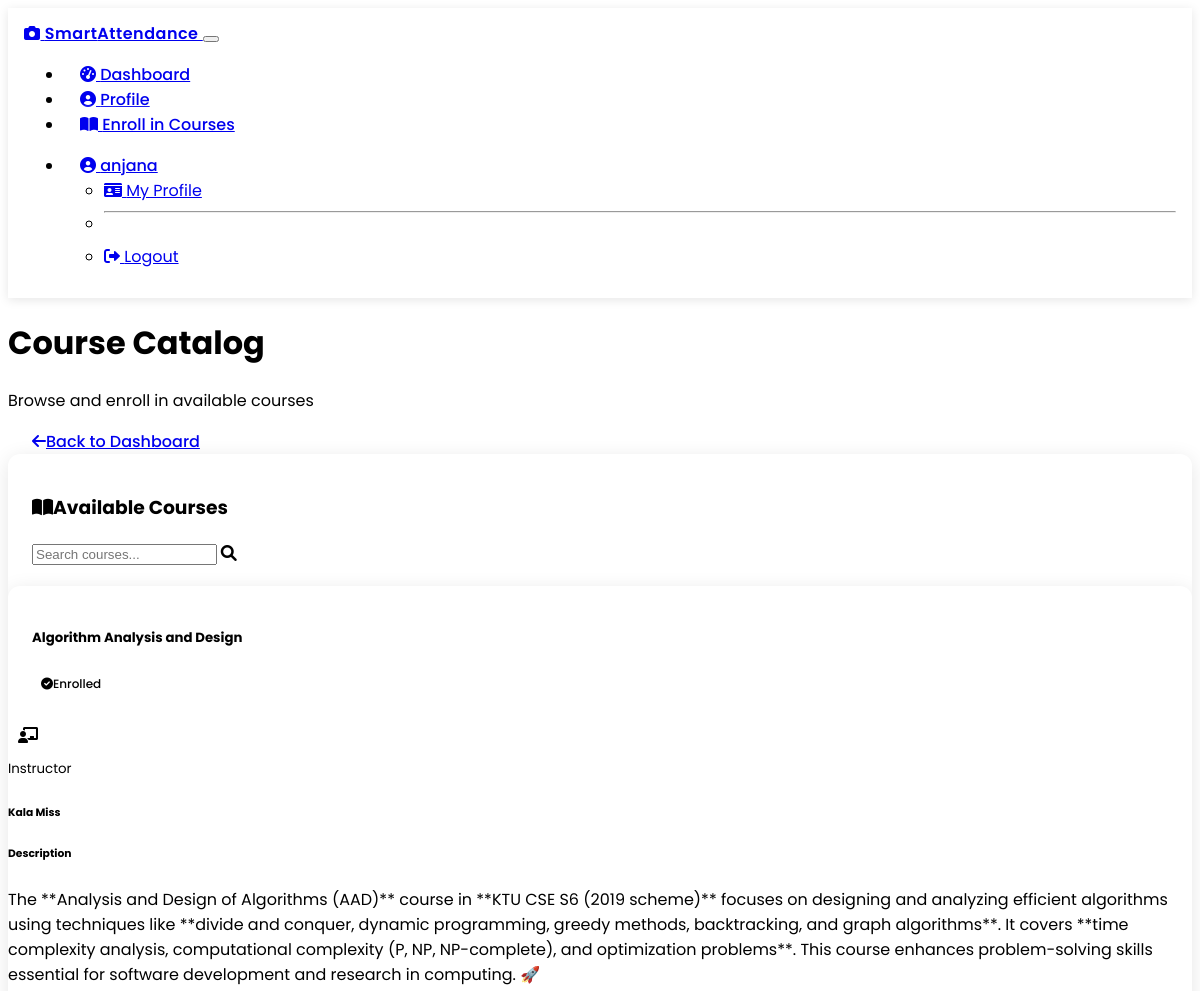
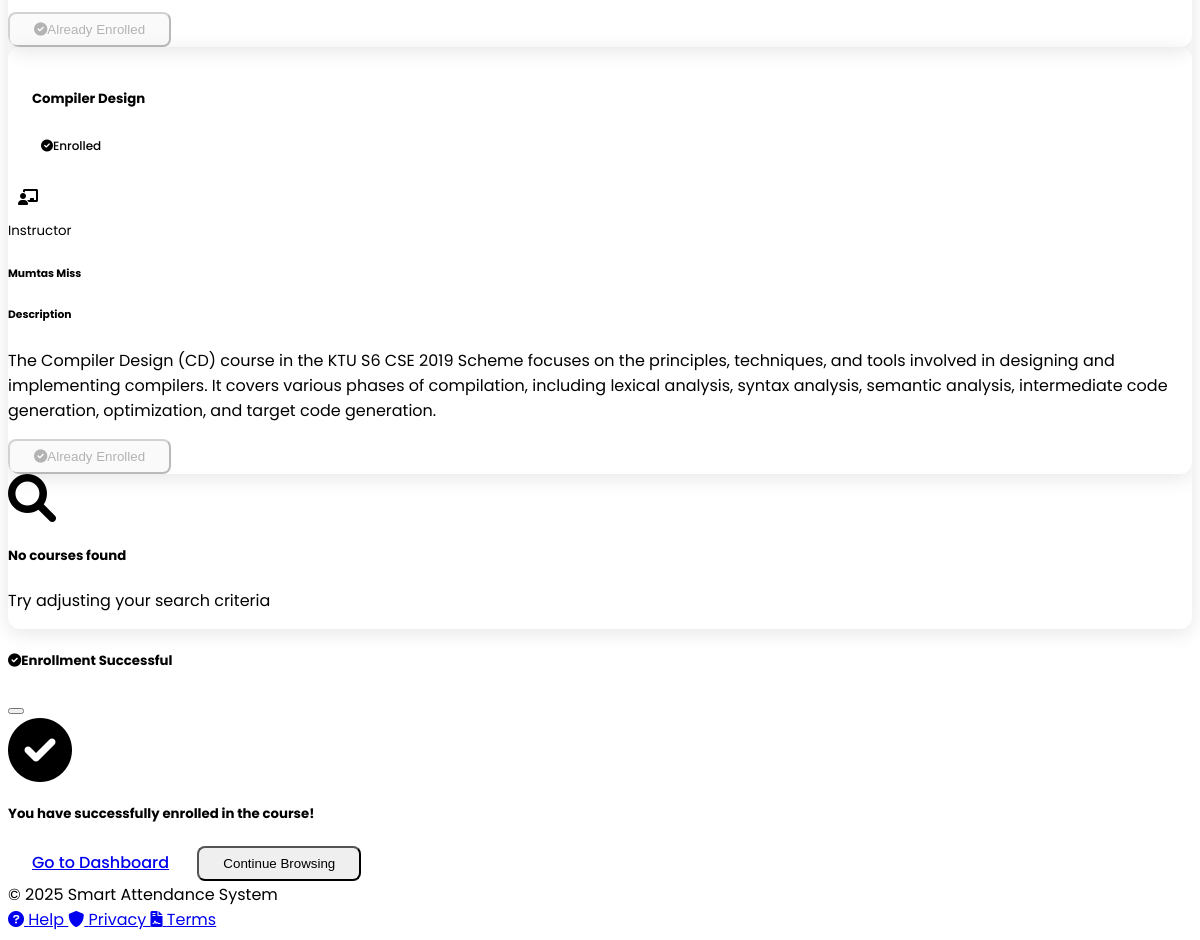
Screenshot of /student/browse_courses (signed in) with the database file from the repository (2 pictures, top to bottom).
### models.py (models this page shows, shortened)
class User(UserMixin, db.Model):
    id = db.Column(db.Integer, primary_key=True)
    username = db.Column(db.String(64), unique=True, nullable=False)
    email = db.Column(db.String(120), unique=True, nullable=False)
    password_hash = db.Column(db.String(256), nullable=False)
    role = db.Column(db.String(20), nullable=False)  # 'student' or 'teacher'
    student_info = db.relationship('Student', uselist=False, back_populates='user', cascade="all, delete-orphan")
    teacher_info = db.relationship('Teacher', uselist=False, back_populates='user', cascade="all, delete-orphan")

class Course(db.Model):
    id = db.Column(db.Integer, primary_key=True)
    name = db.Column(db.String(100), nullable=False)
    description = db.Column(db.Text, nullable=True)
    teacher_id = db.Column(db.Integer, db.ForeignKey('teacher.id'), nullable=False)
    teacher = db.relationship('Teacher', back_populates='courses')
    students = db.relationship('StudentCourse', back_populates='course', cascade="all, delete-orphan")
    attendances = db.relationship('Attendance', back_populates='course', cascade="all, delete-orphan")

### routes.py (the view)
    @app.route('/student/browse_courses')
    @login_required
    def browse_courses():
        if current_user.role != 'student':
            flash('Access denied. Students only.', 'danger')
            return redirect(url_for('index'))
        student = Student.query.filter_by(user_id=current_user.id).first()
        all_courses = Course.query.all()
        enrolled_course_ids = set(enrollment.course_id for enrollment in
                              StudentCourse.query.filter_by(student_id=student.id).all())
        available_courses = []
        for course in all_courses:
            teacher = Teacher.query.get(course.teacher_id)
            teacher_name = f"{teacher.first_name} {teacher.last_name}" if teacher else "Unknown"
            available_courses.append({
                'id': course.id,
                'name': course.name,
                'description': course.description,
                'teacher_name': teacher_name,
                'enrolled': course.id in enrolled_course_ids
            })
        return render_template(
            'student/enroll_courses.html',
            student=student,
            available_courses=available_courses,
            title='Browse Courses'
        )

### app.py (called while the page is built)
@login_manager.user_loader
def load_user(user_id):
    return User.query.get(int(user_id))

### templates/student/enroll_courses.html (shortened to what this page needs)
{% extends "layout.html" %}
{% block content %}
<div class="row mb-4">
    <div class="col">
        <div class="d-sm-flex justify-content-between align-items-center">
            <div>
                <h1 class="display-5 fw-bold">Course Catalog</h1>
                <p class="lead text-muted">Browse and enroll in available courses</p>
            </div>
            <div class="d-none d-md-block">
                <a href="{{ url_for('student_dashboard') }}" class="btn btn-outline-primary">
                    <i class="fas fa-arrow-left me-2"></i>Back to Dashboard
                </a>
            </div>
        </div>
    </div>
</div>
<div class="row">
    <div class="col-md-12">
        <div class="card shadow border-0">
            <div class="card-header bg-gradient-primary text-white py-3">
                <div class="d-flex justify-content-between align-items-center">
                    <h3 class="mb-0 fw-bold"><i class="fas fa-book-open me-2"></i>Available Courses</h3>
                    <div class="input-group input-group-sm w-auto">
                        <input type="text" id="course-search" class="form-control" placeholder="Search courses...">
                        <span class="input-group-text bg-transparent border-start-0">
                            <i class="fas fa-search"></i>
                        </span>
                    </div>
                </div>
            </div>
            <div class="card-body p-0">
                {% if available_courses %}
                    <div class="row p-3" id="course-cards">
                        {% for course in available_courses %}
                            <div class="col-md-6 col-lg-4 mb-4 course-card-container" data-course-name="{{ course.name | lower }}" data-teacher="{{ course.teacher_name | lower }}">
                                <div class="card h-100 course-card border-0 shadow-sm">
                                    <div class="card-header bg-light text-dark p-3 border-0">
                                        <div class="d-flex justify-content-between align-items-center">
                                            <h5 class="card-title mb-0 fw-bold text-primary">{{ course.name }}</h5>
                                            {% if course.enrolled %}
                                                <span class="badge bg-success"><i class="fas fa-check-circle me-1"></i>Enrolled</span>
                                            {% endif %}
                                        </div>
                                    </div>
                                    <div class="card-body p-3">
                                        <div class="d-flex align-items-center mb-3">
                                            <div class="icon-shape bg-light text-primary rounded p-2" style="width: 40px; height: 40px; display: inline-flex; align-items: center; justify-content: center;">
                                                <i class="fas fa-chalkboard-teacher"></i>
                                            </div>
                                            <div class="ms-3">
                                                <small class="text-muted">Instructor</small>
                                                <h6 class="mb-0">{{ course.teacher_name }}</h6>
                                            </div>
                                        </div>
                                        <div class="mb-3">
                                            <h6 class="fw-bold text-muted mb-2">Description</h6>
                                            <p class="card-text course-description">
                                                {% if course.description %}
                                                    {{ course.description }}
                                                {% else %}
                                                    <span class="text-muted">No description available</span>
                                                {% endif %}
                                            </p>
                                        </div>
                                    </div>
                                    <div class="card-footer bg-transparent border-0 p-3">
                                        {% if course.enrolled %}
                                            <button class="btn btn-success w-100" disabled>
                                                <i class="fas fa-check-circle me-2"></i>Already Enrolled
                                            </button>
                                        {% else %}
                                            <button class="btn btn-primary w-100 enroll-btn" data-course-id="{{ course.id }}">
                                                <i class="fas fa-plus-circle me-2"></i>Enroll in Course
                                            </button>
                                        {% endif %}
                                    </div>
                                </div>
                            </div>
                        {% endfor %}
                    </div>
                    <div id="no-results" class="text-center p-5 d-none">
                        <i class="fas fa-search fa-3x text-muted mb-3"></i>
                        <h5>No courses found</h5>
                        <p class="text-muted">Try adjusting your search criteria</p>
                    </div>
                {% else %}
                    <div class="text-center p-5">
                        <i class="fas fa-book-open fa-4x text-muted mb-3"></i>
                        <h4>No Courses Available</h4>
                        <p class="text-muted">There are no courses available for enrollment at this time.</p>
                    </div>
                {% endif %}
            </div>
        </div>
    </div>
</div>
<div class="modal fade" id="enrollmentSuccessModal" tabindex="-1" aria-labelledby="enrollmentSuccessModalLabel" aria-hidden="true">
    <div class="modal-dialog modal-dialog-centered">
        <div class="modal-content border-0 shadow">
            <div class="modal-header bg-success text-white">
                <h5 class="modal-title" id="enrollmentSuccessModalLabel"><i class="fas fa-check-circle me-2"></i>Enrollment Successful</h5>
                <button type="button" class="btn-close btn-close-white" data-bs-dismiss="modal" aria-label="Close"></button>
            </div>
            <div class="modal-body p-4">
                <div class="text-center mb-4">
                    <div class="animation-container mb-3">
                        <i class="fas fa-check-circle text-success" style="font-size: 4rem;"></i>
                    </div>
                    <h5 class="enrollment-message">You have successfully enrolled in the course!</h5>
                </div>
            </div>
            <div class="modal-footer bg-light">
                <a href="{{ url_for('student_dashboard') }}" class="btn btn-outline-primary">Go to Dashboard</a>
                <button type="button" class="btn btn-success" data-bs-dismiss="modal">Continue Browsing</button>
            </div>
        </div>
    </div>
</div>
{% endblock %}

### templates/layout.html (shortened to what this page needs)
<!DOCTYPE html>
<html lang="en" data-bs-theme="dark">
<head>
    <link href="https://cdn.replit.com/agent/bootstrap-agent-dark-theme.min.css" rel="stylesheet">
    <link href="https://cdnjs.cloudflare.com/ajax/libs/font-awesome/6.0.0-beta3/css/all.min.css" rel="stylesheet">
    <link href="{{ url_for('static', filename='css/custom.css') }}" rel="stylesheet">
</head>
<body>
    <nav class="navbar navbar-expand-lg navbar-dark bg-dark">
        <div class="container">
            <a class="navbar-brand" href="/">
                <i class="fas fa-camera me-2"></i>
                <span class="text-info">Smart</span>Attendance
            </a>
            <button class="navbar-toggler" type="button" data-bs-toggle="collapse" data-bs-target="#navbarNav" aria-controls="navbarNav" aria-expanded="false" aria-label="Toggle navigation">
            </button>
            <div class="collapse navbar-collapse" id="navbarNav">
                <ul class="navbar-nav me-auto">
                    {% if current_user.is_authenticated %}
                        {% if current_user.role == 'student' %}
                            <li class="nav-item">
                                <a class="nav-link {% if request.endpoint == 'student_dashboard' %}active{% endif %}" href="{{ url_for('student_dashboard') }}">
                                    <i class="fas fa-tachometer-alt me-1"></i> Dashboard
                                </a>
                            </li>
                            <li class="nav-item">
                                <a class="nav-link {% if request.endpoint == 'student_profile' %}active{% endif %}" href="{{ url_for('student_profile') }}">
                                    <i class="fas fa-user-circle me-1"></i> Profile
                                </a>
                            </li>
                            <li class="nav-item">
                                <a class="nav-link {% if request.endpoint == 'browse_courses' %}active{% endif %}" href="{{ url_for('browse_courses') }}">
                                    <i class="fas fa-book-open me-1"></i> Enroll in Courses
                                </a>
                            </li>
                        {% endif %}
                    {% endif %}
                </ul>
                <ul class="navbar-nav">
                    {% if current_user.is_authenticated %}
                        <li class="nav-item dropdown">
                            <a class="nav-link dropdown-toggle" href="#" id="navbarDropdown" role="button" data-bs-toggle="dropdown" aria-expanded="false">
                                <i class="fas fa-user-circle me-1"></i>
                                {{ current_user.username }}
                            </a>
                            <ul class="dropdown-menu dropdown-menu-end" aria-labelledby="navbarDropdown">
                                {% if current_user.role == 'student' %}
                                <li><a class="dropdown-item" href="{{ url_for('student_profile') }}">
                                    <i class="fas fa-id-card me-1"></i> My Profile
                                </a></li>
                                <li><hr class="dropdown-divider"></li>
                                {% endif %}
                                <li><a class="dropdown-item" href="{{ url_for('logout') }}">
                                    <i class="fas fa-sign-out-alt me-1"></i> Logout
                                </a></li>
                            </ul>
                        </li>
                    {% endif %}
                </ul>
            </div>
        </div>
    </nav>
    <div class="container mt-4 content-wrapper">
        {% block content %}{% endblock %}
    </div>
    <footer class="footer mt-5 py-4 bg-dark">
        <div class="container">
            <div class="row align-items-center">
                <div class="col-md-6 text-center text-md-start">
                    <span class="text-muted">© 2025 Smart Attendance System</span>
                </div>
                <div class="col-md-6 text-center text-md-end">
                    <a href="#" class="text-decoration-none text-muted me-3">
                        <i class="fas fa-question-circle"></i> Help
                    </a>
                    <a href="#" class="text-decoration-none text-muted me-3">
                        <i class="fas fa-shield-alt"></i> Privacy
                    </a>
                    <a href="#" class="text-decoration-none text-muted">
                        <i class="fas fa-file-contract"></i> Terms
                    </a>
                </div>
            </div>
        </div>
    </footer>
</body>
</html>

### static/css/custom.css (style rules this page uses)
body { min-height: 100vh; display: flex; flex-direction: column; }
.footer { margin-top: auto; }
.card { border: none; box-shadow: 0 0.5rem 1rem rgba(0, 0, 0, 0.15); transition: transform 0.3s; }
.card-header { border-bottom: none; }
.course-card { height: 100%; display: flex; flex-direction: column; }
.course-card .card-body { flex: 1; }

### templates/layout.html (style rules this page uses)
body { font-family: 'Poppins', sans-serif; background-color: var(--bs-dark); color: var(--bs-light); }
.navbar { box-shadow: 0 2px 10px rgba(0,0,0,0.1); padding: 0.8rem 1rem; }
.navbar-brand { font-weight: 600; letter-spacing: 0.5px; }
.nav-link { font-weight: 500; transition: all 0.3s ease; border-radius: 0.25rem; padding: 0.5rem 1rem; }
.nav-link:hover, .nav-link.active { background-color: rgba(255,255,255,0.1); transform: translateY(-2px); }
.card { border: none; border-radius: 0.75rem; overflow: hidden; box-shadow: 0 4px 20px rgba(0,0,0,0.1); transition: all 0.3s ease; }
.card-header { font-weight: 600; border-bottom: none; padding: 1.25rem 1.5rem; }
.btn { border-radius: 0.5rem; font-weight: 500; padding: 0.5rem 1.5rem; transition: all 0.3s ease; }
.footer { background-color: var(--bs-gray-900); border-top: 1px solid rgba(255,255,255,0.1); }
.badge { padding: 0.5em 0.75em; font-weight: 500; font-size: 0.75em; }
.content-wrapper { animation: fadeIn 0.5s ease-out; }
.bg-gradient-primary { background: linear-gradient(135deg, var(--bs-primary), #2864b8); }

### rows the page displays
User: username "anjana"
Course: name "Algorithm Analysis and Design", teacher_name "Kala Miss", description "The **Analysis and Design of Algorithms (AAD)** course in **KTU CSE S6 (2019 scheme)** focuses on designing and analyzing efficient algorithms using techniques like **divide and conquer, dynamic programming, greedy methods, backtracking, and graph algorithms**. It covers **time complexity analysis, computational complexity (P, NP, NP-complete), and optimization problems**. This course enhances problem-solving skills essential for software development and research in computing. 🚀"
Course: name "Compiler Design", teacher_name "Mumtas Miss", description "The Compiler Design (CD) course in the KTU S6 CSE 2019 Scheme focuses on the principles, techniques, and tools involved in designing and implementing compilers. It covers various phases of compilation, including lexical analysis, syntax analysis, semantic analysis, intermediate code generation, optimization, and target code generation."
